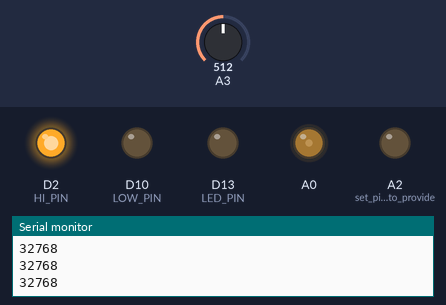
Recording of a sketch running on a simulated Arduino Zero (SAMD21). On the bench: output pins drawn as LEDs (lit = HIGH), the last lines printed to the serial monitor. The test bench sets the inputs (shaded band); at power-on: A3 = 512 (analog values on the 0–1023 scale).

Above: at 0.06 s.
At 5.59 s:
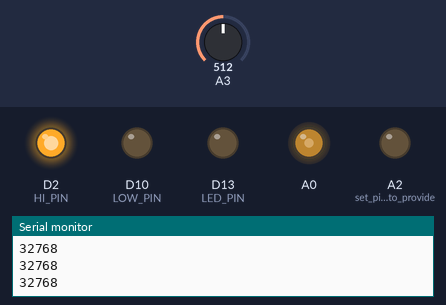
At 11.12 s:
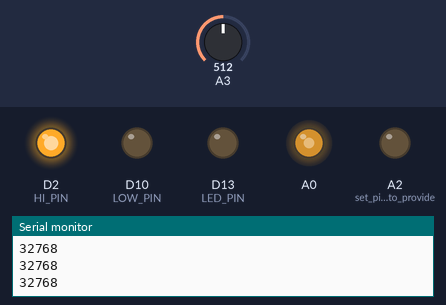
At 22.3 s:
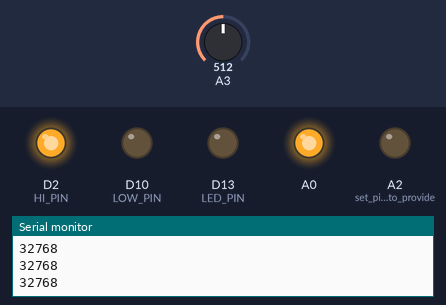
Timing chart, 0 to 23.8 s (numbered marks = the images above):
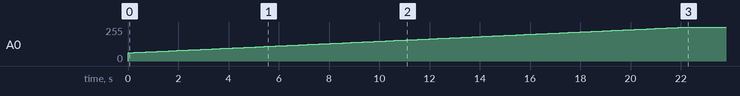

The sketch:

Blank_Starter.ino
```cpp
// This blank Starter has all of the basics covered so you can focus on your code
// 2022-01-10 removed dotstar elements because the base M0 feather doesn't need it.
#include "globals.h"

void setup() {
  // put your setup code here, to run once:
  setup217Kit();
  Serial.print("\n\nMECH 217 Blank Starter\n\n");
}

void loop() {
  // Update the global variables for the time in this loop
  timeLast = timeNow;      // the last time we went through the loop, microseconds
  timeNow = micros();      // the time we started this loop, microseconds
  dt = timeNow - timeLast; // the time difference since last loop, microseconds

  // put your main code here, to run repeatedly:
  sendA0(triWave(0.01));            // you probably want to delete this !!!
  Serial.print(analogRead(A3));   // you probably want to delete this !!!
  Serial.print("\n");

  // Leave the rest of this code in place, but comment out when you don't need it
//  Serial.printf("Average dt = %8.1f us, this loop %8.1f us, maximum %8.1f\n",
//                  uno.dtAvg(), uno.dt(), uno.dtMax());
  delay(20);  // delay only to slow things down so you can see
}
```

get.ino
```cpp
double get42(){
  return 42;
}

double getA3(){
  return analogRead(A3);
}
```

globals.h
```cpp
// This sketch will contain the core code for your work in the course.
// Make sure you keep an up to date copy, and correct any problems revealed
// in your assignments. This code will be the basis for some test answers.

// If you get an error here, check the previous tabs for mismatched { } and ( )
// that spilled over from the code you wrote in the main tab or the get tab!
#include <RTClib.h>           // Because Itsy Bitsy M0 needs it for printf("%8.3f...
//#include "RWS_UNO.h"          // Mostly for the i2c support and timing
//RWS_UNO uno = RWS_UNO();      // an Arduino utilities object we can use

// Global Variables are available throughout the code and don't lose their values like locals
unsigned long timeLast = 0;  // the last time we went through the loop, microseconds
unsigned long timeNow = micros();      // the time we started this loop, microseconds
unsigned long dt = timeNow - timeLast; // the time difference since last loop, microseconds

#define N_ANALOG     6        // total number of analog pins to allow for
#define BUTTON_PIN  12        // the pin with the button
#define LED_PIN     13        // the pin with the built-in LED
#define LOW_PIN 10            // so you can put the button between 10 and 12
#define HI_PIN 2
#define vRef 3.300  // this voltage value should be adjusted to match your own hardware
#define rRef 10000  // this resistance value should be adjusted to match your own hardware

double AtomV = vRef / 65.535;     // convert 16 bit unsigned from ADC to mV
double AtoV  = vRef / 65535.;     // convert 16 bit unsigned from ADC to V
```

init.ino
```cpp
// If you get an error here, check the previous tabs for mismatched { } and ( )
// that spilled over from the code you wrote in the main tab or the get tab!
void setup217Kit(){
  // Initialize the Serial port for writing output to the monitor or plotter...
  Serial.begin(115200);
  // Wait up to 10 seconds for it to be ready
  while(!Serial && millis() < 10000) delay(100);
  //uno.begin();

  // Setup some digital IO pins
  pinMode(LED_PIN, OUTPUT);           // the small LED beside the reset button
  pinMode(BUTTON_PIN, INPUT_PULLUP);  // the button on pin 12 and the
  pinMode(LOW_PIN, OUTPUT);           // other side of the button to ground on pin 10
  digitalWrite(LOW_PIN, LOW);
  pinMode(HI_PIN, OUTPUT);            // set pin 2 high to support the 2020 kit configuration
  digitalWrite(HI_PIN, HIGH);
  pinMode(A2, OUTPUT);                // set pin A2 low to provide a ground for the pot
  digitalWrite(A2, LOW);

  #ifndef ARDUINO_ARCH_AVR            // Check at compile time that it's not an UNO!
    analogReadResolution(16);         // use the 16 bit resolution everywhere in MECH 217, except for UNO!
  #endif
  analogWrite(A0, 1023);              // make A0 a 3.3 V output for the pot until the code changes it
  //uno.i2cScan();                      // you may want to turn this on to see what's attached to I2C
}
```

series.ino
```cpp
void sendA0(double mvOut){
  // Write out to A0 so it provides a voltage corresponding to mvOut
  // Doesn't work with UNO or other boards that have no DAC on A0
  unsigned res = 1023;  // DAC resolution is 10 bit for M0 (SAMD21)
#ifdef __SAMD51__       //      [compile time test for board type]
  res = 4095;           //    and 12 bit for M4 (SAMD51) processors
#endif
  analogWrite(A0, mvOut / 3300 * res); // scale for output
}

double sqWave(double freq){
  // Return a square wave at frequency freq
  // with amplitude almost covering the full 0 to 3300 mV range
  unsigned per = (1/freq) * 1000000;      // period of waveform [us]
  unsigned t = micros();                  // time right now [us]
  if(t % per < per / 2) return 100;       // low in first half period
  else return 3200;                       // otherwise high
}

double triWave(double freq){
  // Return a square wave at frequency freq
  // with amplitude almost covering the full 0 to 3300 mV range
  unsigned per = (1/freq) * 1000000;      // period of waveform [us]
  double perD = per;                      // a double precision version...
  unsigned t = micros();                  // time right now [us]
  double frac = (t % per) / perD;         // fraction of the way through the period
  return 200. + 2800. * frac;
}

double sinWave(double freq){
  // Return a square wave at frequency freq
  // with amplitude almost covering the full 0 to 3300 mV range
  unsigned per = (1/freq) * 1000000;      // period of waveform [us]
  double perD = per;                      // a double precision version...
  unsigned t = micros();                  // time right now [us]
  double frac = (t % per) / perD;         // fraction of the way through the period
  return 1600. + 1100. * sin(2 * 3.14159 * frac);
}


double triSqSin(double freq){         // return a signal level in millivolts
  double retVal = 1600.;
  return retVal;
}
```

Measured:
- by itself, A0: moves from 0/255 to 255/255 over 22.3 s
